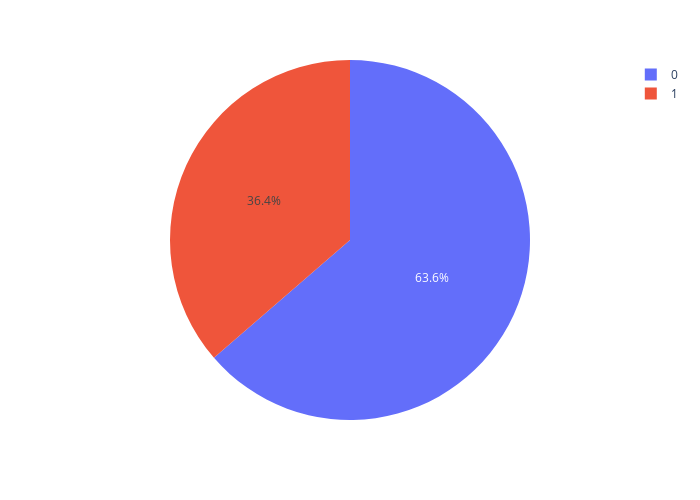

Notebook cell for this chart:
### Code cell
import matplotlib.pyplot as plt
import plotly.express as px
fig = px.pie(df,names='Survived')
fig.update_layout(width=700,height=500)
fig.show()

### Figure 1 — Plotly figure (JSON) as saved in the notebook; plotly's stock layout.template omitted (floating-point values rounded to 4 significant figures; data arrays with more than 128 entries replaced by an {"elided": "..."} marker saying what was removed)
{"data": [{"domain": {"x": [0, 1], "y": [0, 1]}, "hovertemplate": "Survived=%{label}<extra></extra>", "labels": {"elided": "418 int values"}, "legendgroup": "", "name": "", "showlegend": true, "type": "pie"}], "layout": {"height": 500, "legend": {"tracegroupgap": 0}, "margin": {"t": 60}, "width": 700}}
